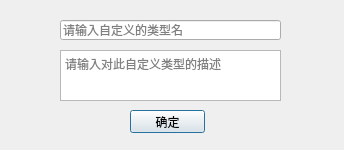
<?xml version="1.0" encoding="UTF-8"?>
<ui version="4.0">
 <class>UserDefineType</class>
 <widget class="QDialog" name="UserDefineType">
  <property name="geometry">
   <rect>
    <x>0</x>
    <y>0</y>
    <width>344</width>
    <height>150</height>
   </rect>
  </property>
  <property name="windowTitle">
   <string>Dialog</string>
  </property>
  <widget class="QLineEdit" name="lineEdit">
   <property name="geometry">
    <rect>
     <x>60</x>
     <y>20</y>
     <width>221</width>
     <height>20</height>
    </rect>
   </property>
   <property name="placeholderText">
    <string>请输入自定义的类型名</string>
   </property>
  </widget>
  <widget class="QPushButton" name="pushButton_sure">
   <property name="geometry">
    <rect>
     <x>130</x>
     <y>110</y>
     <width>75</width>
     <height>23</height>
    </rect>
   </property>
   <property name="text">
    <string>确定</string>
   </property>
  </widget>
  <widget class="QTextEdit" name="textEdit">
   <property name="geometry">
    <rect>
     <x>60</x>
     <y>50</y>
     <width>221</width>
     <height>51</height>
    </rect>
   </property>
   <property name="placeholderText">
    <string>请输入对此自定义类型的描述</string>
   </property>
  </widget>
 </widget>
 <resources/>
 <connections/>
</ui>
